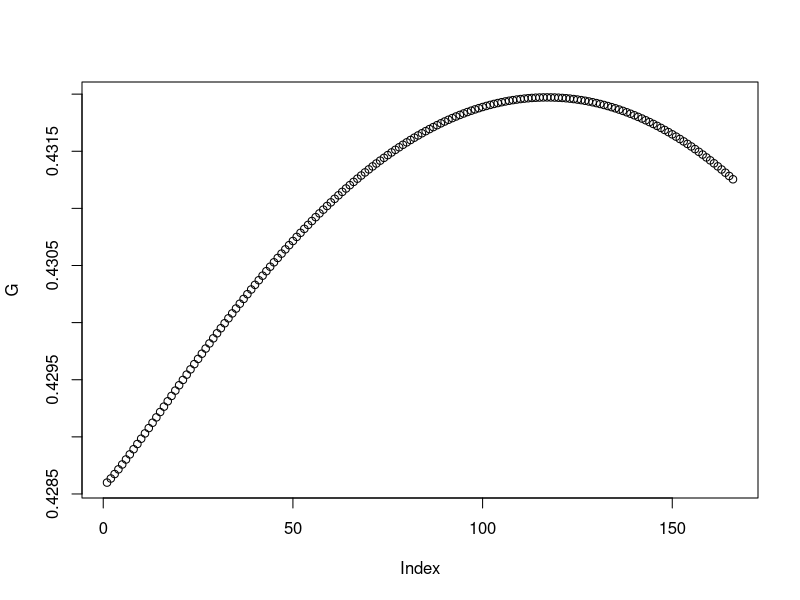

Generate this figure with R:
#Solve for optimal lobby effort under DGH97-style model with obj fcn W + e

#reserve space for loop output
tau = seq(0.001,.166,0.001) #this will be counter variable in loop
PSx = matrix(NA,length(tau),1)
CSx = matrix(NA,length(tau),1)
TR = matrix(NA,length(tau),1)
PSy = matrix(NA,length(tau),1)
CSy = matrix(NA,length(tau),1)

#calculate producer surplus, consumer surplus, tariff revenue for each possible
#value of the tariff on the grid (just above zero to prohibitive tariff 1/6)
for (j in 1:length(tau)) {
  t = tau[j]

  PSx[j] = ((2 +2*t)^2)/49
  CSx[j] = .5*((3 -4*t)^2)/49
  TR[j] = (t - 6*t^2)/7
  CSy[j] = ((3 +3*t)^2)/98
  PSy[j] = ((4 -3*t)^2)/98
}

#Calculations for when lobby has all the bargaining power

#calculate government welfare when tau = 0 (baseline)
b = ((2 +2*0)^2)/49 + .5*((3 -4*0)^2)/49 + (0 - 6*0^2)/7 + ((3 +3*0)^2)/98 + ((4 -3*0)^2)/98
W = PSx + CSx + TR + CSy + PSy  #social welfare
e = ((b - W)/PSx)^5             #gov't indifference condition when WG = W + e
pi = PSx - e                    #net profits

value = max(pi) #the value at which profits are maximized (over non-negative values)
ind = which.max(pi) #the location at which profits are maximized
RC = arrayInd(ind,c(dim(pi),dim(pi))) #row/column version of maximand location


#Calculations for when government has all the bargaining power
bl = ((2 +2*0)^2)/49           #baseline for lobby: profits when tau = 0
e = PSx - bl                   #effort level giving all excess profits over tau=0 to gov't

g = e^1.2                       #little g(e) function to add to social welfare
G = W + g                      #gov't welfare a la DGH97
plot(G)

value = max(G) #the value at which profits are maximized (over non-negative values)
ind = which.max(G) #the location at which profits are maximized
RC = arrayInd(ind,c(dim(G),dim(G))) #row/column version of maximand location